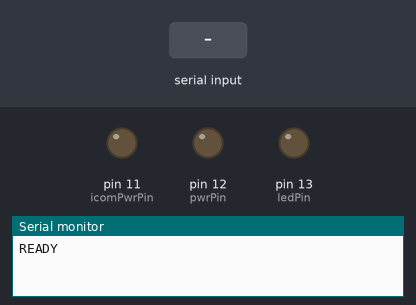
A sketch run on a simulated Arduino Uno, built with avr-gcc and run on an emulated ATmega328P. On the bench: output pins drawn as LEDs (lit = HIGH), the last lines printed to the serial monitor. The test bench sets the inputs (shaded band).

Above: at 1.2 s.
1.3 s: "H" received over Serial
At 3.3 s:
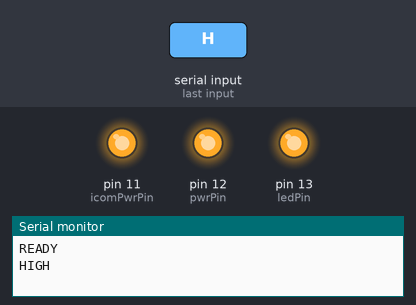
At 7.0 s:
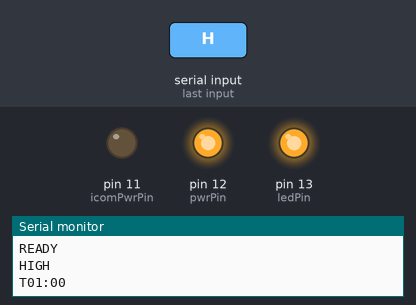
7.3 s: "L" received over Serial
At 9.1 s:
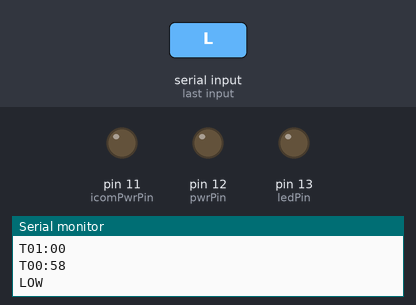
Timing chart, 0 to 10.6 s (numbered marks = the images above; inputs shaded):
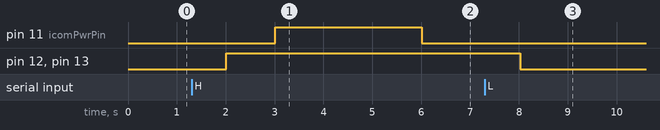

Measured:
- after the input at 1.3 s, pin 11 (icomPwrPin): LOW → HIGH after 1.7 s, → LOW 3.0 s later; pin 12 (pwrPin), pin 13 (ledPin): LOW → HIGH after 0.71 s
- after the input at 7.3 s, pin 12 (pwrPin), pin 13 (ledPin): HIGH → LOW after 0.73 s

The sketch:

poweron.ino
```cpp
// SoftwareSerial - Version: Latest
#include <SoftwareSerial.h>

const int ledPin = 13;
const int pwrPin = 12;
const int icomPwrPin = 11;
const int timeOutMins = 1;

SoftwareSerial catSerial(2, 3); // RX, TX
bool state = LOW;
unsigned long milisStop;

void setup() {
  pinMode(ledPin, OUTPUT);
  digitalWrite(ledPin, state);
  pinMode(pwrPin, OUTPUT);
  digitalWrite(pwrPin, state);
  pinMode(icomPwrPin, OUTPUT);
  digitalWrite(icomPwrPin, LOW);

  // while (!Serial) {
  //   ;
  // }
  Serial.begin(9600);
  Serial.println("READY");
  Serial.flush();

  catSerial.begin(9600);
}

void loop() {
  if (Serial && Serial.available()) {
    int val = Serial.read();
    // Serial.write(val);
    if (val == 'H') {
      on();
    } else if (val == 'L') {
      off();
    } else if (val == 'N') {
      swstate();
    }
//    Serial.write("\r\n> ");
  }
  if (state) {
    if (millis() > milisStop) {
      off();
    } else {
      info();
    }
  }
  delay(1000);
}

void on() {
  bool prevState = state;
  state = HIGH;
  swstate();

  if (!prevState) { // simulate power button push on icom
    delay(1000); // for pwr source startup
    digitalWrite(icomPwrPin, HIGH);
    delay(3000);
    digitalWrite(icomPwrPin, LOW);
  }

  milisStop = millis() + (timeOutMins * 60000);
}

void off() {
  if (!state) {
    return;
  }
  state = LOW;
  swstate();
}

void swstate() {
  Serial.println(state ? "HIGH" : "LOW");
  digitalWrite(ledPin, state);
  digitalWrite(pwrPin, state);
  Serial.flush();
}

void info() {
  unsigned long remains = milisStop - millis();
  unsigned int mins = remains / 60000;
  unsigned int secs = (remains - mins * 60000) / 1000;
  Serial.print(mins < 10 ? "T0" : "T");
  Serial.print(mins);
  Serial.print(secs < 10 ? ":0" : ":");
  Serial.println(secs);
  Serial.flush();

  if (catSerial && catSerial.available()) {
    iqrg();
  }
}

void iqrg() {
  uint8_t buff[11];
  uint8_t len = 0;
  Serial.print("CIV=");
  while (catSerial.available() && len < 11) {
    buff[len] = catSerial.read();
    Serial.print(buff[len]);
    Serial.print(',');
    len++;
  }
  Serial.println("");
  Serial.flush();
  if (buff[4] == 0 || buff[4] == 3) {
    uint8_t MHZ_100 = (buff[8]);
    MHZ_100 = MHZ_100 - (((MHZ_100 / 16) * 6));
    uint8_t MHZ = (buff[7]);
    MHZ = MHZ - (((MHZ / 16) * 6));
    uint8_t KHZ = buff[6];
    KHZ = KHZ - (((KHZ / 16) * 6));
    uint8_t HZ = buff[5];
    HZ = HZ - (((HZ / 16) * 6));
    unsigned long QRG = ((MHZ * 10000) + (KHZ * 100) + (HZ * 1));
    Serial.print("QRG=");
    Serial.println(QRG);
  }
}
```
